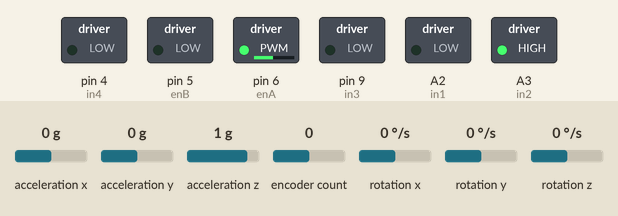
This sketch was run on a simulated Arduino Uno, built with avr-gcc and run on an emulated ATmega328P. Parts: switched loads named in the sketch (green lamp = pin HIGH). The inputs (shaded band) are chosen by the test bench; at power-on: acceleration y 0 g, acceleration x 0 g, acceleration z 1 g, encoder count 0, rotation x 0 °/s, rotation y 0 °/s, rotation z 0 °/s. What the sketch prints to the serial monitor is not drawn.

Above: at 2.2 s.
2.3 s: acceleration y set to 1.4 g
At 3.4 s:
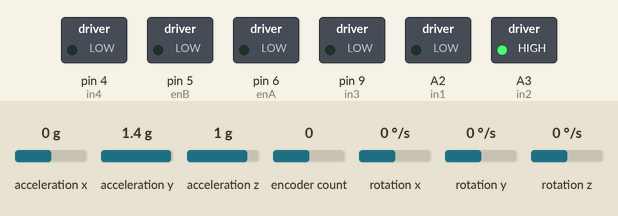
4.2 s: acceleration y set to -1.4 g
At 4.52 s:
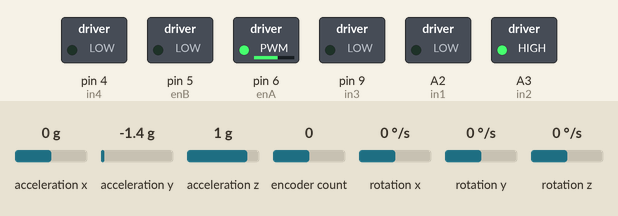
9.2 s: acceleration x set to -0.5 g
10.7 s: acceleration x set to -0.8 g
At 11.4 s:
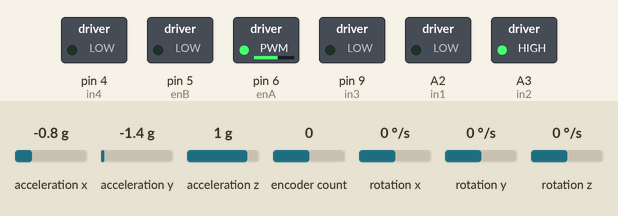
12.2 s: acceleration x set to 0 g
At 12.6 s:
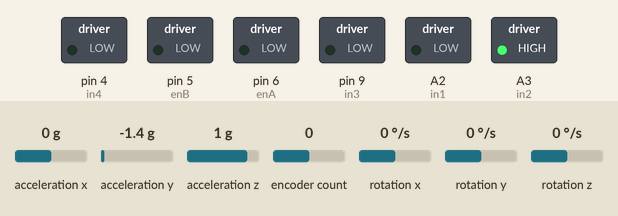
Timing chart, 0 to 14.7 s (numbered marks = the images above; inputs shaded):
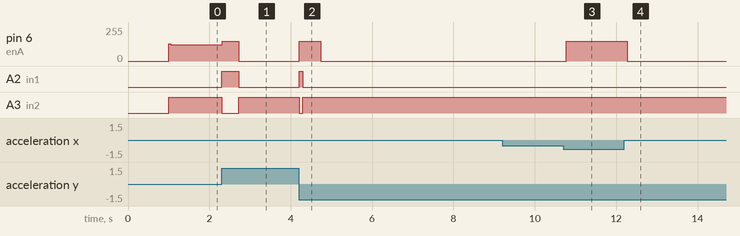

The sketch:

lunar_scout_PID.ino
```cpp
#include <Arduino.h>
#include "Wire.h"
#include <MPU6050_light.h>
#include <Encoder.h>


MPU6050 mpu(Wire);
unsigned long timer = 0;

Encoder DC_Encoder(2, 3);
#define enA 6
#define in1 A2
#define in2 A3

//Bo Motor
#define enB 5
#define in3 9
#define in4 4

// Variables init
#define ALPHA_1 0.98
#define ALPHA_2 0.90
float rotation = 0;
float radian = 0;
float old_radian = 0;
float a = 0;
float a_dot = 0;
long old_ticks = -999;
float r = 3;  // radius of wheel;
float l = 24; // length of axis;
float setpoint = 15,
      pitch = 0,
      yaw = 0,
      yaw_dot = 0,
      prev_pitch = 0,
      prev_yaw = 0,
      torque = 0,
      yaw_setpoint = 0,
      alpha_change = 0,
      theta_dot_change = 0,
      yaw_degree = 0,
      angle = 0,
      alpha_dot = 0,
      delta_yaw_dot = 0,
      delta_theta_dot = 0;

float I_total = 0.01830661;
float dt =0.01;
unsigned long millisOld = 0;
float pwm_factor = 4;
float delta_pwm = 0, prev_pwm = 0;


float pwm = 0;
float delta = 0.0;
float velocity = 0;
float new_setpoint = 0;

//Nxt plan: Low Kp and increase pos_kp
// Checkpoint 1 best
// 2: Second Best
// 3: Third
//Angular PID parameters
float Kp = 3.5; //proportional gain //4.25
float Ki = 0.0; //integral gain //0.0
float Kd = 0.5; //derivative gain //0.1

//rotational PID parameters
float pos_Kp = 0.004; //proportional gain //0.003
float pos_Ki = 0.00; //integral gain //0
float pos_Kd = 0.3; //derivative gain //0.35 doing well
float acc_Kp = 0;

const float motor_pwm_offset = 69; //59


int sign(float val){
  return (val>=0)?1:-1;
}

// ================================================================
// ===                      ANGULAR PID                         ===
// ================================================================

//Angular PID compute parameters
unsigned long last_time = 0;
float delta_error = 0;
float total_error = 0, last_error = 0;
unsigned short int delta_time = 0;

void angular_pid(float angle){

    unsigned long current_time = millis(); //returns the number of milliseconds passed since the Arduino started running the program
    delta_time = current_time - last_time; //delta time interval
    //P
    double error = setpoint + new_setpoint - angle;

    //I
    if(abs(error)<200)
    total_error += error;
    else
    total_error = 0;
    // if (abs(total_error) >= 400)
    // total_error = 400*total_error/abs(total_error + 1e-3);


    //D
    if(delta_time > 50){
      delta_error = (error - last_error); //difference of error for derivative term
      last_error = error;
      last_time = current_time;
    }
    //Output
    pwm = Kp*error + (Ki)*total_error + (Kd)*delta_error; //PID control compute


    // Serial.print("Angular PID\t");
    // Serial.print(error);
    // Serial.print("\t");
    // Serial.print(total_error);
    // Serial.print("\t");
    // Serial.println(delta_error);
    // Serial.println(error);
    // Serial.print("\t");
    // Serial.print(total_error);
    // Serial.print("\t");
    // Serial.println(pwm);
}

// ================================================================
// ===                      rotation PID                        ===
// ================================================================

//rotation PID parameters
unsigned long pos_last_time = 0;
double current_velocity = 0;
double current_acceleration = 0;
double previous_velocity = 0;
float velocity_error = 0;
float pos_total_error=0, pos_last_rotation=0;
unsigned short int pos_delta_time = 0;
long int velocity_sum_error = 0.0;
long target_rotation = 0.0;

void rotation_pid(double pos_rotation){

    unsigned long pos_current_time = millis(); //returns the number of milliseconds passed since the Arduino started running the program
    pos_delta_time = pos_current_time - pos_last_time; //delta time interval

    //D
    if(pos_delta_time > 50){
      current_velocity = (pos_rotation - pos_last_rotation); //difference of error for derivative term
      current_acceleration = (current_velocity - previous_velocity);
      velocity_error = velocity - current_velocity;
      pos_last_rotation = pos_rotation;
      previous_velocity = current_velocity;
      pos_last_time = pos_current_time;
      velocity_sum_error += velocity_error*pos_Ki;
    }
    //double D

    // if (abs(current_velocity) > 7)
    // pos_Kd = 0.9;
    // else
    // pos_Kd = 1.15;

    //Output
    new_setpoint = (pos_Kp)*(target_rotation - pos_rotation) + (pos_Kd)*velocity_error + velocity_sum_error + current_acceleration*acc_Kp; //PID control compute
}

// ================================================================
// ===                      FUNCTIONS                           ===
// ================================================================

//BO MOTOR//
void bo_motor_init(){
  pinMode(enB, OUTPUT);
  pinMode(in3, OUTPUT);
  pinMode(in4, OUTPUT);
  digitalWrite(in3, LOW);
  digitalWrite(in4, LOW);
}

void backward(int pwm){
  analogWrite(enB, pwm);
  digitalWrite(in3, LOW);
  digitalWrite(in4, HIGH);
}

void forward(int pwm){
  analogWrite(enB, pwm);
  digitalWrite(in3, HIGH);
  digitalWrite(in4, LOW);
}

void dc_motor_init()
{
    pinMode(enA, OUTPUT);
    pinMode(in1, OUTPUT);
    pinMode(in2, OUTPUT);
    digitalWrite(in1, LOW);
    digitalWrite(in2, LOW);
}

void motor_control(float pwm)
{
    if (pwm < 0)
    {
        digitalWrite(in1, HIGH);
        digitalWrite(in2, LOW);
        pwm = -pwm;
    }
    else if (pwm > 0)
    {
        digitalWrite(in1, LOW);
        digitalWrite(in2, HIGH);
    }

    if(abs(pwm)+motor_pwm_offset>150)
    pwm = 150-motor_pwm_offset;

    if(pwm ==0)
        {digitalWrite(in1, LOW);
        digitalWrite(in2, HIGH);
        analogWrite(enA, 0);}
    else
        analogWrite(enA, pwm + motor_pwm_offset);
}

float encoder()
{
    long ticks = DC_Encoder.read();
    if (ticks != old_ticks)
    {
        old_ticks = ticks;
    }
    // Serial.println(ticks);
    return ticks;
}

// ================================================================
// ===                      INITIAL SETUP                       ===
// ================================================================
void setup() {
    Serial.begin(115200);
    Wire.begin();
    dc_motor_init();
    bo_motor_init();

    byte status = mpu.begin();
    Serial.print(F("MPU6050 status: "));
    Serial.println(status);
    while (status != 0)
    {
    } // stop everything if could not connect to MPU6050

    Serial.println(F("Calculating offsets, do not move MPU6050"));
    delay(1000);
    mpu.setGyroOffsets(1.44,0.64,0.83);
    mpu.setAccOffsets(0.05,-0.01,0.26);
    //0.05 0.07 0.25
    // 1.54 0.69 0.78

    //0.05 0.05 0.25
    // 1.52 0.69 0.77
    Serial.println("Done!\n");
}

void loop() {
    rotation = encoder();
    mpu.update();
    dt=(millis()-millisOld)/1000.;
    millisOld=millis();
    // if(millisOld > 9999 && millisOld < 39999)
    //     {forward(230);
    //     // Kp=5.5;
    //     pos_Kd=0.2;}
    // if(millisOld > 39999 && millisOld < 19999+2000)
    //     {forward(0);
    //     // Kp=4.25;
    //     pos_Kd=0.35;}

    // ================================================================
    // ===                      MAIN LOOP                           ===
    // ================================================================
    angle = (ALPHA_1 * (angle + ((mpu.getGyroX()) * dt)) + (1 - ALPHA_1) * (mpu.getAccAngleX()));
    rotation_pid(rotation);
    angular_pid(angle*10);

    if(abs(angle) < 50)
        motor_control(pwm);
    else
        motor_control(0);
    /////////////////////////////////////////////////////////////////////////////////////////////////////////////////////////////////
    //  Print  //
    Serial.print(pwm);
    Serial.print("\t");
    Serial.println(angle);

}
```

Measured:
- after the input at 2.3 s, pin 6 (enA): 121/255 → 150/255 at once, → 0/255 0.41 s later; A2 (in1): LOW → HIGH at once, → LOW 0.42 s later; A3 (in2): HIGH → LOW at once, → HIGH 0.42 s later
- after the input at 4.2 s, pin 6 (enA): 0/255 → 150/255 at once, → 0/255 0.53 s later; A2 (in1): LOW → HIGH at once, → LOW 0.09 s later; A3 (in2): HIGH → LOW at once, → HIGH 0.09 s later
- after the input at 10.7 s, pin 6 (enA): 0/255 → 150/255 after 0.08 s
- after the input at 12.2 s, pin 6 (enA): 150/255 → 0/255 after 0.08 s
